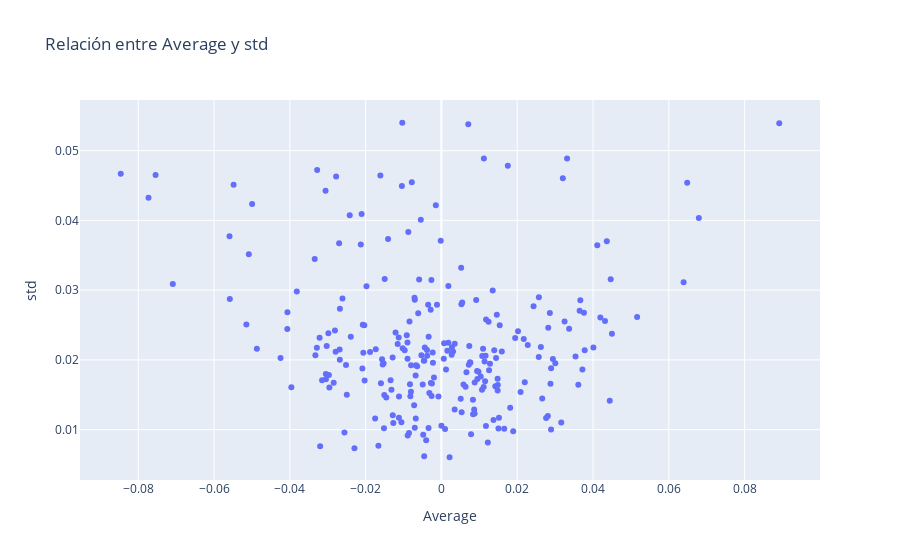
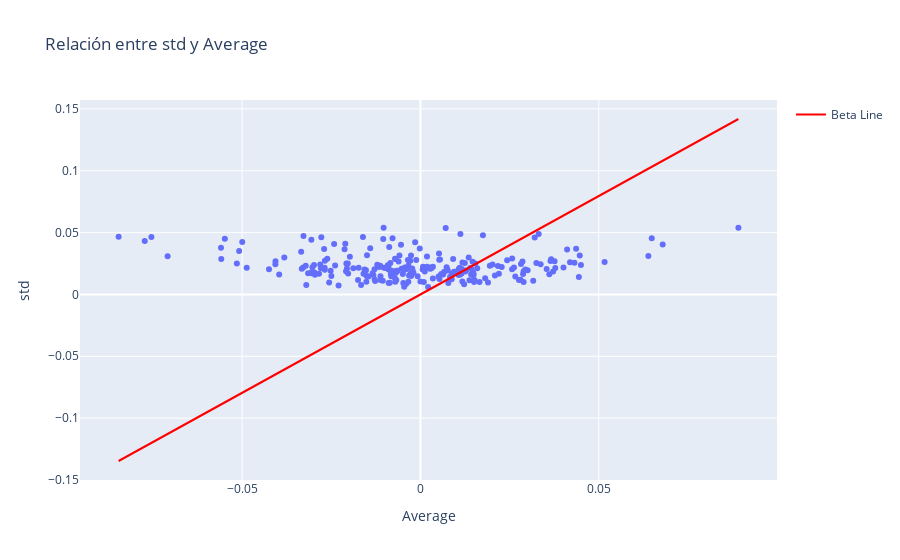

Notebook source saved alongside these figures, in order:
### Code cell
import pandas as pd
import yfinance as yf
import plotly.matplotlylib as plt 
import plotly.graph_objects as go
import numpy as np
import plotly.express as px

print("D.A.S.H. - Data Analysis Stock Helper")
print("Welcome to D.A.S.H.!")
Value = str(input("Please enter the stock ticker you would like to analyze: "))
Stock = yf.Ticker(Value)
hist = Stock.history(period="1y")
histdf = pd.DataFrame(hist) 
#Convertir a float, para poder tratar los datos
histdf['High'] = histdf['High'].astype(float)
histdf['Low'] = histdf['Low'].astype(float)
histdf['Average'] = histdf[['High', 'Low']].mean(axis=1)
#Convertir la data a float, para tratar los datos como numeros
histdf['Average'] = histdf['Average'].astype(float)
histdf['Average'] = histdf['Average'].pct_change()
#calcular la desviación estandar con los resultados de la media diaria de high y low
histdf['std'] = histdf['Average'].rolling(window=5).std()
#Asignar una variable, para extrar la tabal y realizar el DataFrame
std = histdf.iloc[6:, histdf.columns.get_loc('Average'):histdf.columns.get_loc('std') + 1]
dfgraf = pd.DataFrame(std)
#Resetear el index para poder realizar el grafico
dfgraf.reset_index(inplace=True) 
#Uso de plotly para realizar el grafico
fig = px.scatter(dfgraf, x='Average', y='std', title='Relación entre Average y std')
fig.show()
print("Would you like to analyze the Beta of Stock Average? (Y/N)")
answer = input()
if answer == 'N':
   print("Thank you for using D.A.S.H.!")
else:
   #Usamos el ETF SPY como un proxy para el mercado
   SPY = yf.Ticker("SPY")
   hist = SPY.history(period="1y")
   #Resetear el index para poder realizar el grafico
   hist.reset_index(inplace=True)
   #Usamos la columna Close para calcular los retornos diarios
   hist['Close'] = hist['Close'].astype(float)
   hist['Close'] = hist['Close'].pct_change()

   # Recortamos la columna hist para que tenga la misma longitud que dfgraf
   hist_trimmed = hist['Close'].iloc[-len(dfgraf):].reset_index(drop=True)
   # Calcular la covarianza entre los retornos del activo y los retornos del mercado
   cov_matrix = np.cov(dfgraf['Average'], hist_trimmed)

   # La covarianza entre el activo y el mercado está en la posición [0, 1] de la matriz de covarianza
   cov_am = cov_matrix[0, 1]

   # La varianza de los retornos del mercado está en la posición [1, 1] de la matriz de covarianza
   var_m = cov_matrix[1, 1]

   # Calcular la beta
   beta = cov_am / var_m
   print(f'La beta del dataframe dfgraf es: {beta}')
print("Would you like to graph the Beta of Stock Average? (Y/N)")
answer = input()
if answer == 'N':
    print("Thank you for using D.A.S.H.!")
else:
    # Uso de plotly para realizar el grafico con std en el eje x y Average en el eje y
    fig = px.scatter(dfgraf, x='Average', y='std', title='Relación entre std y Average')


    # Añadir la línea de regresión de beta al gráfico
    x_vals = np.linspace(dfgraf['Average'].min(), dfgraf['Average'].max(), 100)
    y_vals = beta * x_vals

    fig.add_trace(go.Scatter(x=x_vals, y=y_vals, mode='lines', name='Beta Line', line=dict(color='red')))

    fig.show()
print("Thank you for using D.A.S.H.!")

### Figure 1 — Plotly figure (JSON) as saved in the notebook; plotly's stock layout.template omitted (floating-point values rounded to 4 significant figures; data arrays with more than 128 entries replaced by an {"elided": "..."} marker saying what was removed)
{"data": [{"hovertemplate": "Average=%{x}<br>std=%{y}<extra></extra>", "legendgroup": "", "marker": {"color": "#636efa", "symbol": "circle"}, "mode": "markers", "name": "", "orientation": "v", "showlegend": false, "type": "scatter", "x": {"elided": "245 float values"}, "xaxis": "x", "y": {"elided": "245 float values"}, "yaxis": "y"}], "layout": {"legend": {"tracegroupgap": 0}, "title": {"text": "Relación entre Average y std"}, "xaxis": {"anchor": "y", "domain": [0, 1], "title": {"text": "Average"}}, "yaxis": {"anchor": "x", "domain": [0, 1], "title": {"text": "std"}}}}

### Figure 2 — Plotly figure (JSON) as saved in the notebook; plotly's stock layout.template omitted (floating-point values rounded to 4 significant figures; data arrays with more than 128 entries replaced by an {"elided": "..."} marker saying what was removed)
{"data": [{"hovertemplate": "Average=%{x}<br>std=%{y}<extra></extra>", "legendgroup": "", "marker": {"color": "#636efa", "symbol": "circle"}, "mode": "markers", "name": "", "orientation": "v", "showlegend": false, "type": "scatter", "x": {"elided": "245 float values"}, "xaxis": "x", "y": {"elided": "245 float values"}, "yaxis": "y"}, {"line": {"color": "red"}, "mode": "lines", "name": "Beta Line", "type": "scatter", "x": [-0.08461, -0.08286, -0.0811, -0.07935, -0.07759, -0.07584, -0.07408, -0.07233, -0.07057, -0.06882, -0.06706, -0.06531, -0.06355, -0.0618, -0.06004, -0.05829, -0.05653, -0.05478, -0.05302, -0.05127, -0.04951, -0.04776, -0.046, -0.04425, -0.04249, -0.04074, -0.03898, -0.03723, -0.03547, -0.03372, -0.03196, -0.03021, -0.02845, -0.0267, -0.02494, -0.02319, -0.02143, -0.01968, -0.01792, -0.01617, -0.01441, -0.01266, -0.0109, -0.009148, -0.007393, -0.005638, -0.003883, -0.002128, -0.000373, 0.001382, 0.003137, 0.004892, 0.006647, 0.008402, 0.01016, 0.01191, 0.01367, 0.01542, 0.01718, 0.01893, 0.02069, 0.02244, 0.0242, 0.02595, 0.02771, 0.02946, 0.03122, 0.03297, 0.03473, 0.03648, 0.03824, 0.03999, 0.04175, 0.0435, 0.04526, 0.04701, 0.04877, 0.05052, 0.05228, 0.05403, 0.05579, 0.05754, 0.0593, 0.06105, 0.06281, 0.06456, 0.06632, 0.06807, 0.06983, 0.07158, 0.07334, 0.07509, 0.07685, 0.0786, 0.08036, 0.08211, 0.08387, 0.08562, 0.08738, 0.08913], "y": [-0.1347, -0.1319, -0.1291, -0.1263, -0.1235, -0.1207, -0.1179, -0.1151, -0.1123, -0.1095, -0.1067, -0.1039, -0.1011, -0.09836, -0.09556, -0.09277, -0.08998, -0.08718, -0.08439, -0.0816, -0.0788, -0.07601, -0.07322, -0.07042, -0.06763, -0.06484, -0.06204, -0.05925, -0.05646, -0.05366, -0.05087, -0.04808, -0.04529, -0.04249, -0.0397, -0.03691, -0.03411, -0.03132, -0.02853, -0.02573, -0.02294, -0.02015, -0.01735, -0.01456, -0.01177, -0.008973, -0.00618, -0.003387, -0.0005936, 0.0022, 0.004993, 0.007786, 0.01058, 0.01337, 0.01617, 0.01896, 0.02175, 0.02455, 0.02734, 0.03013, 0.03292, 0.03572, 0.03851, 0.0413, 0.0441, 0.04689, 0.04968, 0.05248, 0.05527, 0.05806, 0.06086, 0.06365, 0.06644, 0.06924, 0.07203, 0.07482, 0.07762, 0.08041, 0.0832, 0.086, 0.08879, 0.09158, 0.09438, 0.09717, 0.09996, 0.1028, 0.1055, 0.1083, 0.1111, 0.1139, 0.1167, 0.1195, 0.1223, 0.1251, 0.1279, 0.1307, 0.1335, 0.1363, 0.1391, 0.1419]}], "layout": {"legend": {"tracegroupgap": 0}, "title": {"text": "Relación entre std y Average"}, "xaxis": {"anchor": "y", "domain": [0, 1], "title": {"text": "Average"}}, "yaxis": {"anchor": "x", "domain": [0, 1], "title": {"text": "std"}}}}
